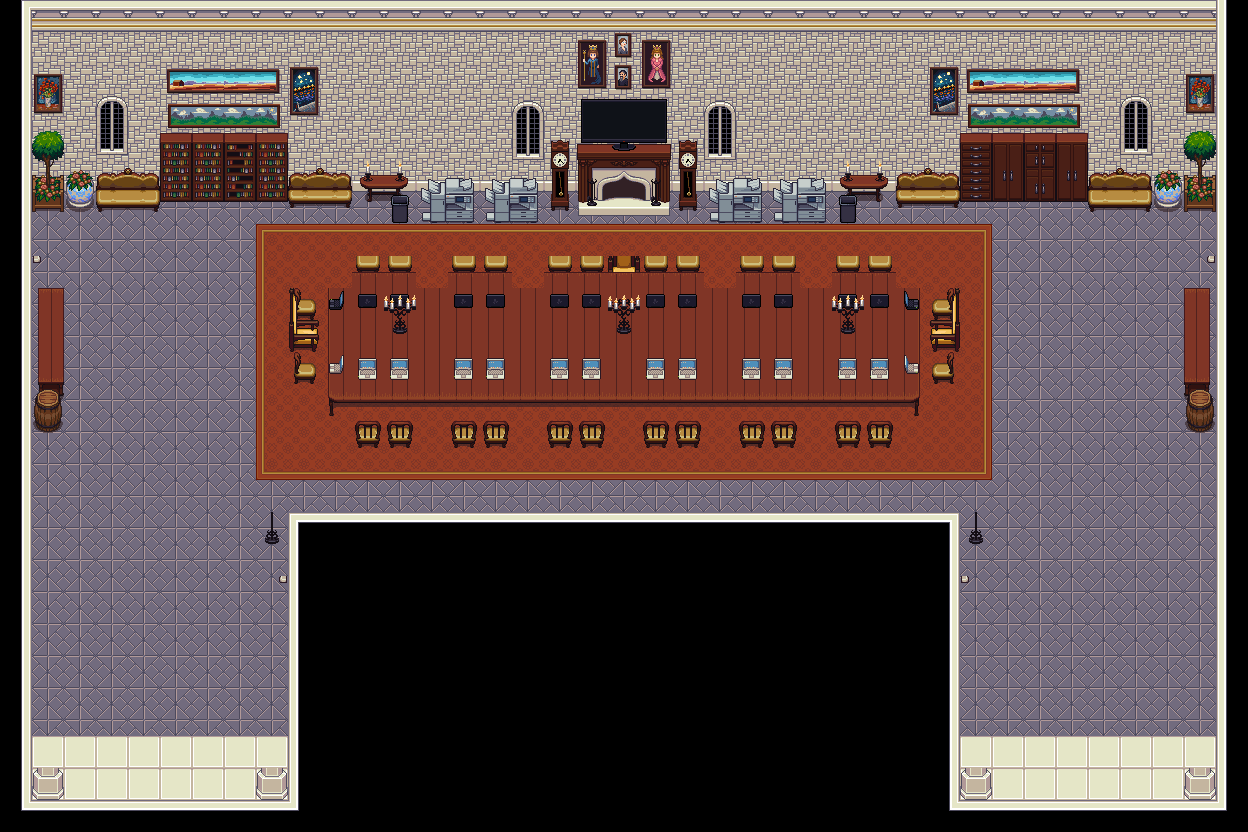

The image is a tile-based game level rendered from a .tmx file. Its description and source (layers, tilesets, objects; grid data summarised) follow:
An orthogonal 39x26 tile map with 32x32 px tiles, 1 tile layer (layer).

<map version="1.8" tiledversion="1.8.4" orientation="orthogonal" renderorder="right-down" width="39" height="26" tilewidth="32" tileheight="32" infinite="0" nextlayerid="2" nextobjectid="1">
 <tileset firstgid="1" name="tiles" tilewidth="32" tileheight="32" tilecount="1014" columns="12">
  <image source="ground_tiles.png" width="384" height="352" />
 </tileset>
 <layer id="1" name="layer" width="39" height="26">
  <data>[1014 cells, 1014 non-empty, 130 distinct tile ids]</data>
 </layer>
</map>
